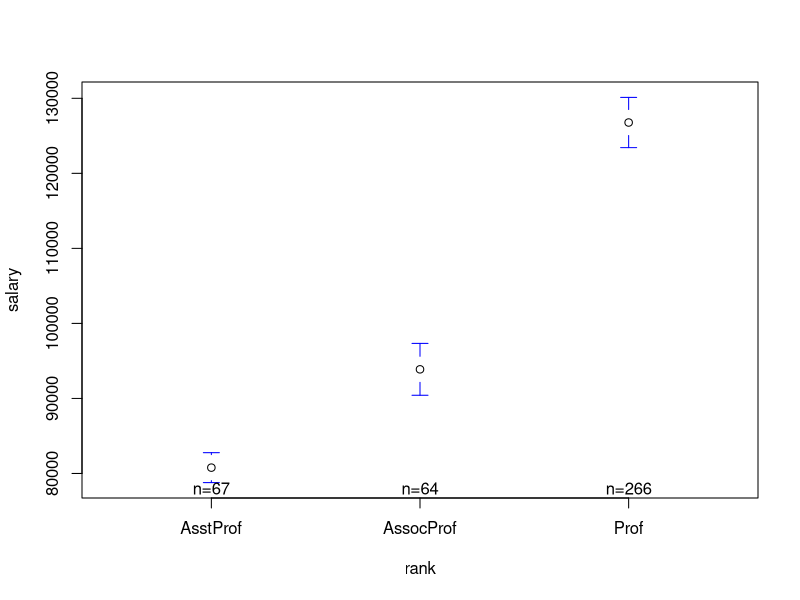
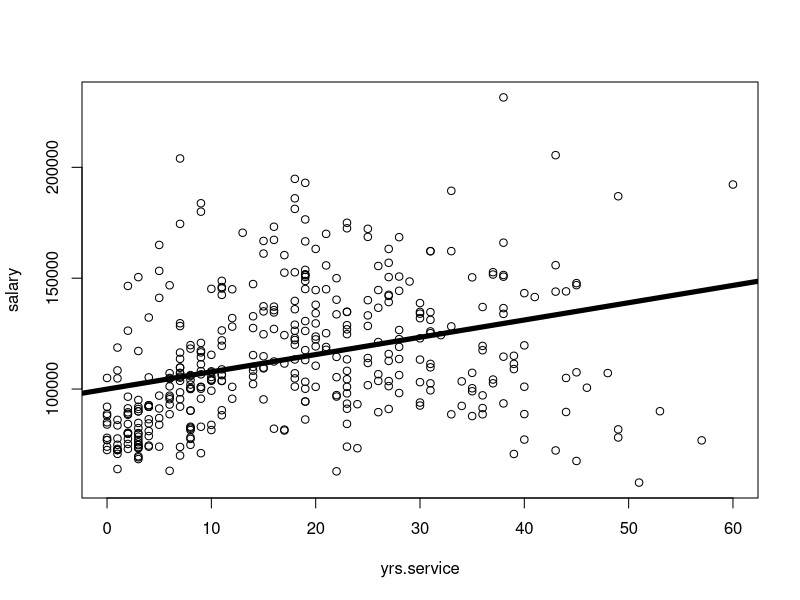
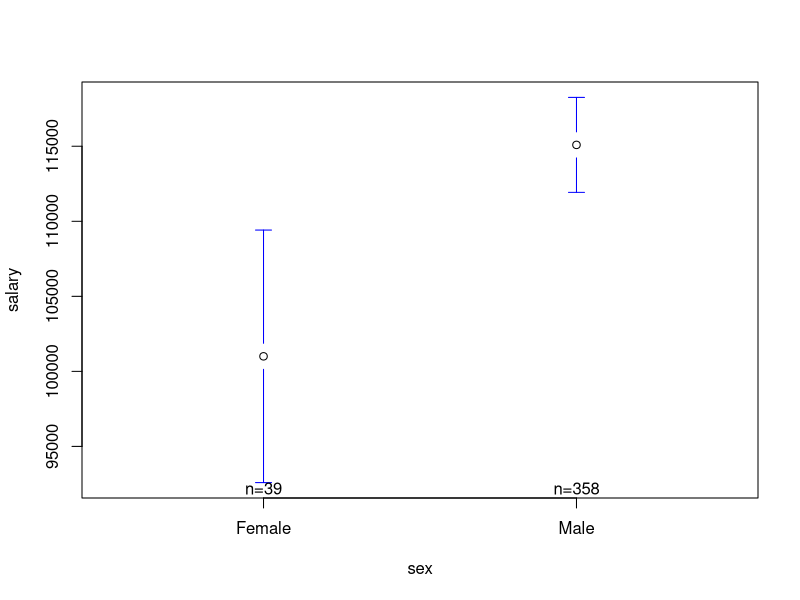
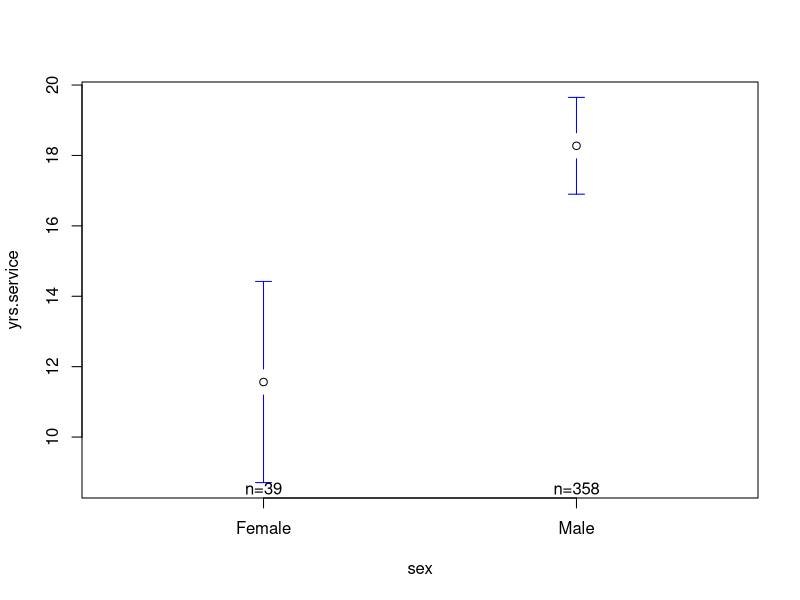

These figures' R source, in order:
## ---- chunk 1
library(car)
library(gplots)
mod <- lm(salary ~ rank, data = Salaries)
summary(mod)
## ---- chunk 2
#| message: false
#| warning: false
#| fig-width: 5
#| fig-height: 5
plotmeans(salary ~ rank, data = Salaries, connect = F)
## ---- chunk 3
mod1 <- lm(salary ~ yrs.service, data = Salaries)
summary(mod1)
## ---- chunk 4
#| message: false
#| warning: false
#| fig-width: 5
#| fig-height: 5
plot(salary ~ yrs.service, data = Salaries)
abline(mod1, lwd = 5)
## ---- chunk 5
mod2 <- lm(salary ~ sex, data = Salaries)
summary(mod2)
## ---- chunk 6
#| message: false
#| warning: false
#| fig-width: 5
#| fig-height: 5
plotmeans(salary ~ sex, data = Salaries, connect = F)
## ---- chunk 7
mod3 <- lm(yrs.service ~ sex, data = Salaries)
summary(mod3)
## ---- chunk 8
#| message: false
#| warning: false
#| fig-width: 5
#| fig-height: 5
plotmeans(yrs.service ~ sex, data = Salaries, connect = F)
## ---- chunk 9
mod4 <- lm(salary ~ sex + yrs.service, data = Salaries)
summary(mod4)
